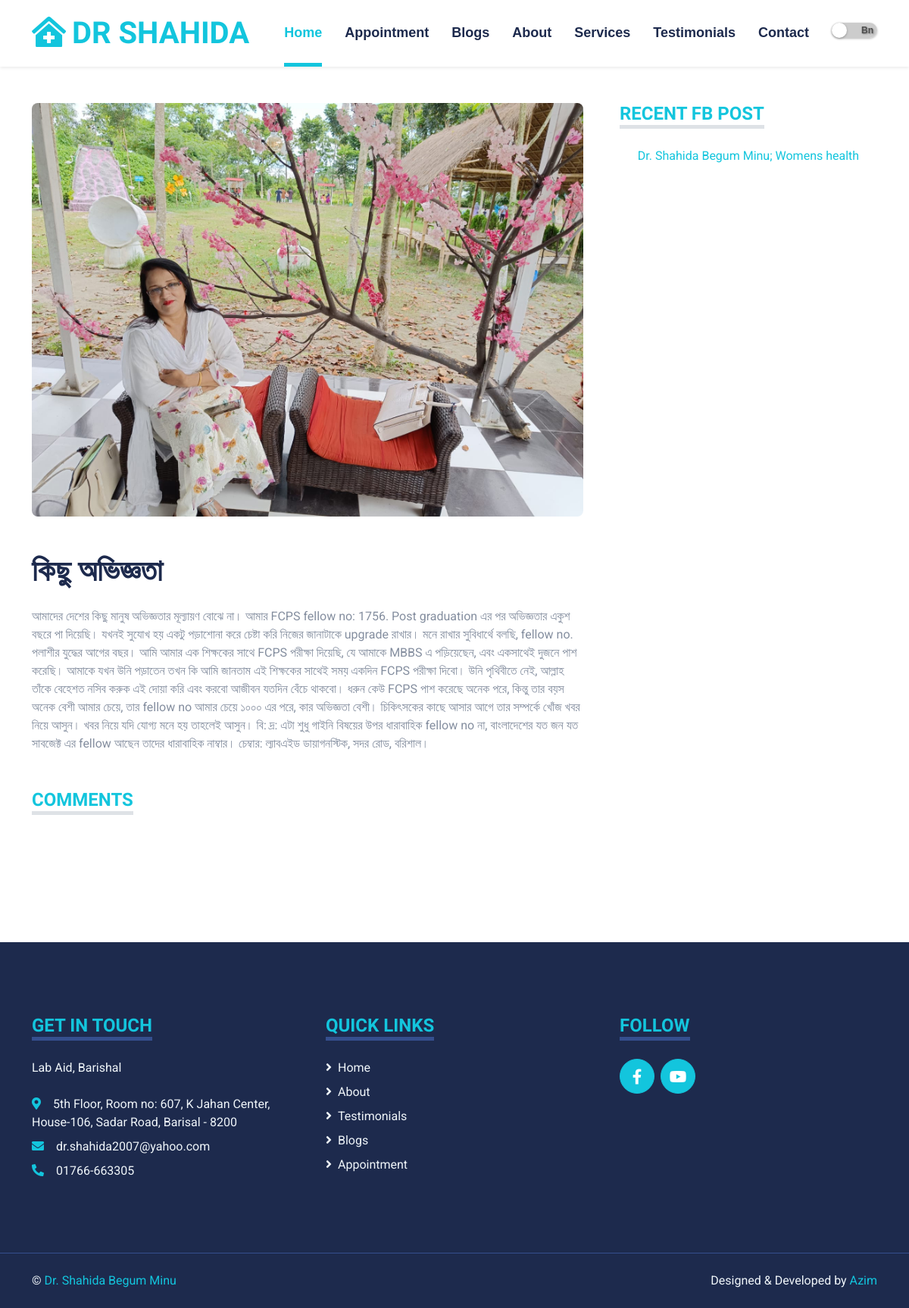
The page /blog/post/8 on the database its author committed.
### dr_shahida/models.py (models this page shows, shortened)
class BlogPost(models.Model):
    title = models.CharField(max_length=200, unique=True)
    slug = models.SlugField(max_length=200, unique=True)
    author = models.ForeignKey(User, on_delete= models.CASCADE,related_name='blog_posts')
    updated_on = models.DateTimeField(auto_now= True)
    img = models.ImageField(upload_to='featured_image')
    content = models.TextField()
    created_on = models.DateTimeField(auto_now_add=True)
    status = models.IntegerField(choices=STATUS, default=0)
    class Meta:
        ordering = ['-created_on']

### dr_shahida/views.py (the view)
# urls.py: path('blog/post/<int:post_id>', views.blogdetailview, name='blogdetailview'),
def blogdetailview(request,post_id):
    blog_post = BlogPost.objects.get(pk=post_id)
    blog_posts = BlogPost.objects.all()
    ln = get_lang(request)
    context = {
        'blog_post':blog_post,
        'lang': my_dict[ln],
        'selected_lang' : ln
    }
    return render(request, 'dr_shahida/detail.html', context=context)

### dr_shahida/views.py (called while the page is built)
def get_lang(request):
    if 'lang' in request.COOKIES:
        ln = request.COOKIES['lang']
        if ln in our_lang:
            pass
        else:
            return 'en'
    else:
        x = to_locale(get_language())
        x = x.split('_')[0]
        if x in our_lang:
            ln = x
        else:
            ln = 'en'
    return ln

### templates/dr_shahida/detail.html (shortened to what this page needs)
{% extends 'dr_shahida/base.html' %}
{% load i18n %}
{% load static %}
{% block content %}
    <div class="container py-5">
        <div class="row g-5">
            <div class="col-lg-8">
                <div class="mb-5">
                    <img class="img-fluid w-100 rounded mb-5" src="{{ blog_post.img.url }}" alt="">
                    <h1 class="mb-4">{{ blog_post.title }}</h1>
                    <p>{{ blog_post.content }}</p>
                    </div>
                <div class="mb-5">
                    <h4 class="d-inline-block text-primary text-uppercase border-bottom border-5 mb-4">{{lang.Comments}}</h4>
                </div>
            </div>
            <div class="col-lg-4">
                <div class="mb-5">
                    <h4 class="d-inline-block text-primary text-uppercase border-bottom border-5 mb-4">{{lang.fb_page_title}}</h4>
                    <div class="text-center mx-auto mb-5" style="max-width: 500px;">
                        <div class="fb-page" data-href="https://www.facebook.com/Dr.ShahidaBegumMinu/" data-tabs="timeline" data-width="" data-height="1200" data-small-header="false" data-adapt-container-width="true" data-hide-cover="false" data-show-facepile="true"><blockquote cite="https://www.facebook.com/Dr.ShahidaBegumMinu/" class="fb-xfbml-parse-ignore"><a href="https://www.facebook.com/Dr.ShahidaBegumMinu/">Dr. Shahida Begum Minu; Womens health</a></blockquote></div>
                    </div>
                </div>
            </div>
        </div>
    </div>
    {% endblock %}
{% block footer %}
{% include 'dr_shahida/footer.html' %}
{% endblock %}

### static/css/style.css (style rules this page uses)
:root { --primary: #13C5DD; --secondary: #354F8E; --light: #EFF5F9; --dark: #1D2A4D; }

### rows shown on the page
BlogPost: img (picture), title "কিছু অভিজ্ঞতা", content "আমাদের দেশের কিছু মানুষ অভিজ্ঞতার মূল্যায়ণ বোঝে না। আমার FCPS fellow no: 1756. Post graduation এর পর অভিজ্ঞতার একুশ বছরে পা দিয়েছি। যখনই সুযোখ হয় একটু পড়াশোনা করে চেষ্টা করি নিজের জানাটাকে upgrade রাখার। মনে রাখার সুবিধার্থে বলছি, fellow no. পলাশীর যুদ্ধের আগের বছর। আমি আমার এক শিক্ষকের সাথে FCPS পরীক্ষা দিয়েছি, যে আমাকে MBBS এ পড়িয়েছেন, এবং একসাথেই দুজনে পাশ করেছি। আমাকে যখন উনি পড়াতেন তখন কি আমি জানতাম এই শিক্ষকের সাথেই সময় একদিন FCPS পরীক্ষা দিবো। উনি পৃথিবীতে নেই, আল্লাহ তাঁকে বেহেশত নসিব করুক এই দোয়া করি এবং করবো আজীবন যতদিন বেঁচে থাকবো। ধরুন কেউ FCPS পাশ করেছে অনেক পরে, কিন্তু তার বয়স অনেক বেশী আমার চেয়ে, তার fellow no আমার চেয়ে ১০০০ এর পরে, কার অভিজ্ঞতা বেশী। চিকিৎসকের কাছে আসার আগে…"

### other values the page prints
{{ lang.home }} "Home"
{{ lang.appointment }} "Appointment"
{{ lang.blog }} "Blogs"
{{ lang.about }} "About"
{{ lang.services }} "Services"
{{ lang.testimonials }} "Testimonials"
{{ lang.contact }} "Contact"
{{ lang.Comments }} "COMMENTS"
{{ lang.fb_page_title }} "RECENT FB POST"
{{ lang.footer_title }} "GET IN TOUCH"
{{ lang.footer_tagline }} "Lab Aid, Barishal"
{{ lang.footer_address }} "5th Floor, Room no: 607, K Jahan Center, House-106, Sadar Road, Barisal - 8200"
{{ lang.footer_email }} "dr.shahida2007@yahoo.com"
{{ lang.footer_phone }} "01766-663305"
{{ lang.footer_menu }} "QUICK LINKS"
